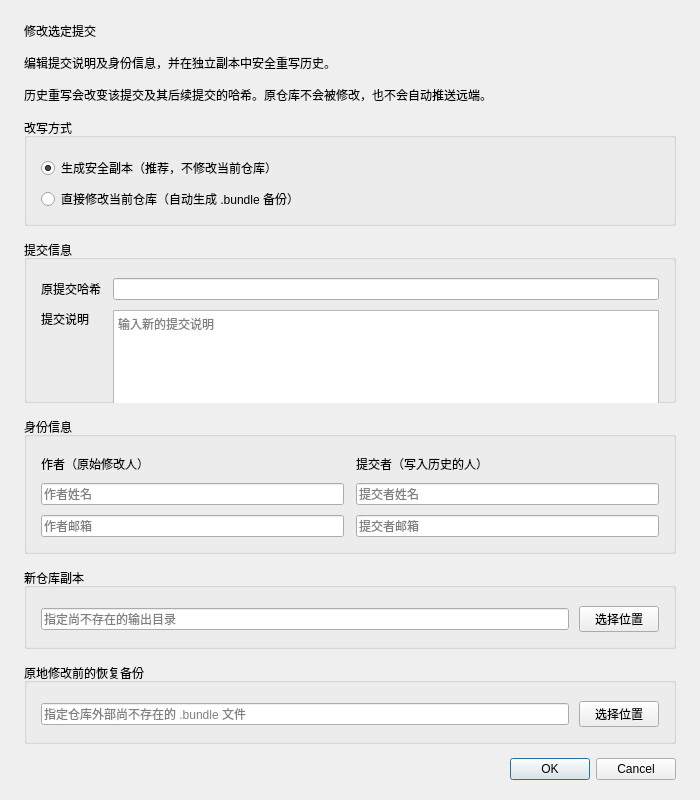
<?xml version="1.0" encoding="UTF-8"?>
<ui version="4.0">
 <class>EditCommitDialog</class>
 <widget class="QDialog" name="EditCommitDialog">
  <property name="geometry"><rect><x>0</x><y>0</y><width>700</width><height>800</height></rect></property>
  <property name="minimumSize"><size><width>620</width><height>650</height></size></property>
  <property name="windowTitle"><string>修改选定提交</string></property>
  <property name="modal"><bool>true</bool></property>
  <layout class="QVBoxLayout" name="dialogLayout">
   <property name="spacing"><number>14</number></property><property name="leftMargin"><number>24</number></property><property name="topMargin"><number>22</number></property><property name="rightMargin"><number>24</number></property><property name="bottomMargin"><number>20</number></property>
   <item><widget class="QLabel" name="dialogTitle"><property name="dialogTitle" stdset="0"><bool>true</bool></property><property name="text"><string>修改选定提交</string></property></widget></item>
   <item><widget class="QLabel" name="dialogSubtitle"><property name="muted" stdset="0"><bool>true</bool></property><property name="text"><string>编辑提交说明及身份信息，并在独立副本中安全重写历史。</string></property></widget></item>
   <item><widget class="QLabel" name="rewriteWarning"><property name="warning" stdset="0"><bool>true</bool></property><property name="text"><string>历史重写会改变该提交及其后续提交的哈希。原仓库不会被修改，也不会自动推送远端。</string></property><property name="wordWrap"><bool>true</bool></property></widget></item>
   <item>
    <widget class="QGroupBox" name="rewriteModeGroup">
     <property name="title"><string>改写方式</string></property>
     <layout class="QVBoxLayout" name="rewriteModeLayout">
      <property name="spacing"><number>7</number></property><property name="leftMargin"><number>14</number></property><property name="topMargin"><number>18</number></property><property name="rightMargin"><number>14</number></property><property name="bottomMargin"><number>12</number></property>
      <item><widget class="QRadioButton" name="safeCopyRadio"><property name="text"><string>生成安全副本（推荐，不修改当前仓库）</string></property><property name="checked"><bool>true</bool></property></widget></item>
      <item><widget class="QRadioButton" name="inPlaceRadio"><property name="text"><string>直接修改当前仓库（自动生成 .bundle 备份）</string></property></widget></item>
     </layout>
    </widget>
   </item>
   <item>
    <widget class="QGroupBox" name="commitGroup">
     <property name="title"><string>提交信息</string></property>
     <layout class="QFormLayout" name="commitForm">
      <property name="horizontalSpacing"><number>12</number></property><property name="verticalSpacing"><number>10</number></property><property name="leftMargin"><number>14</number></property><property name="topMargin"><number>18</number></property><property name="rightMargin"><number>14</number></property><property name="bottomMargin"><number>14</number></property>
      <item row="0" column="0"><widget class="QLabel" name="hashCaption"><property name="text"><string>原提交哈希</string></property></widget></item>
      <item row="0" column="1"><widget class="QLineEdit" name="hashEdit"><property name="readOnly"><bool>true</bool></property></widget></item>
      <item row="1" column="0"><widget class="QLabel" name="messageCaption"><property name="text"><string>提交说明</string></property><property name="alignment"><set>Qt::AlignmentFlag::AlignLeading|Qt::AlignmentFlag::AlignLeft|Qt::AlignmentFlag::AlignTop</set></property></widget></item>
      <item row="1" column="1"><widget class="QPlainTextEdit" name="messageEdit"><property name="minimumSize"><size><width>0</width><height>105</height></size></property><property name="placeholderText"><string>输入新的提交说明</string></property></widget></item>
     </layout>
    </widget>
   </item>
   <item>
    <widget class="QGroupBox" name="identityGroup">
     <property name="title"><string>身份信息</string></property>
     <layout class="QGridLayout" name="identityLayout">
      <property name="horizontalSpacing"><number>12</number></property><property name="verticalSpacing"><number>10</number></property><property name="leftMargin"><number>14</number></property><property name="topMargin"><number>18</number></property><property name="rightMargin"><number>14</number></property><property name="bottomMargin"><number>14</number></property>
      <item row="0" column="0"><widget class="QLabel" name="authorHeading"><property name="identityHeading" stdset="0"><bool>true</bool></property><property name="text"><string>作者（原始修改人）</string></property></widget></item>
      <item row="0" column="1"><widget class="QLabel" name="committerHeading"><property name="identityHeading" stdset="0"><bool>true</bool></property><property name="text"><string>提交者（写入历史的人）</string></property></widget></item>
      <item row="1" column="0"><widget class="QLineEdit" name="authorNameEdit"><property name="placeholderText"><string>作者姓名</string></property></widget></item>
      <item row="1" column="1"><widget class="QLineEdit" name="committerNameEdit"><property name="placeholderText"><string>提交者姓名</string></property></widget></item>
      <item row="2" column="0"><widget class="QLineEdit" name="authorEmailEdit"><property name="placeholderText"><string>作者邮箱</string></property></widget></item>
      <item row="2" column="1"><widget class="QLineEdit" name="committerEmailEdit"><property name="placeholderText"><string>提交者邮箱</string></property></widget></item>
     </layout>
    </widget>
   </item>
   <item>
    <widget class="QGroupBox" name="outputGroup">
     <property name="title"><string>新仓库副本</string></property>
     <layout class="QHBoxLayout" name="outputLayout">
      <property name="spacing"><number>10</number></property><property name="leftMargin"><number>14</number></property><property name="topMargin"><number>18</number></property><property name="rightMargin"><number>14</number></property><property name="bottomMargin"><number>14</number></property>
      <item><widget class="QLineEdit" name="outputPathEdit"><property name="placeholderText"><string>指定尚不存在的输出目录</string></property></widget></item>
      <item><widget class="QPushButton" name="browseOutputButton"><property name="role" stdset="0"><string>secondary</string></property><property name="text"><string>选择位置</string></property></widget></item>
     </layout>
    </widget>
   </item>
   <item>
    <widget class="QGroupBox" name="backupGroup">
     <property name="title"><string>原地修改前的恢复备份</string></property>
     <layout class="QHBoxLayout" name="backupLayout">
      <property name="spacing"><number>10</number></property><property name="leftMargin"><number>14</number></property><property name="topMargin"><number>18</number></property><property name="rightMargin"><number>14</number></property><property name="bottomMargin"><number>14</number></property>
      <item><widget class="QLineEdit" name="backupPathEdit"><property name="placeholderText"><string>指定仓库外部尚不存在的 .bundle 文件</string></property></widget></item>
      <item><widget class="QPushButton" name="browseBackupButton"><property name="role" stdset="0"><string>secondary</string></property><property name="text"><string>选择位置</string></property></widget></item>
     </layout>
    </widget>
   </item>
   <item><spacer name="dialogStretch"><property name="orientation"><enum>Qt::Orientation::Vertical</enum></property><property name="sizeHint" stdset="0"><size><width>20</width><height>10</height></size></property></spacer></item>
   <item><widget class="QDialogButtonBox" name="buttonBox"><property name="orientation"><enum>Qt::Orientation::Horizontal</enum></property><property name="standardButtons"><set>QDialogButtonBox::StandardButton::Cancel|QDialogButtonBox::StandardButton::Ok</set></property></widget></item>
  </layout>
 </widget>
 <resources/>
 <connections/>
</ui>
